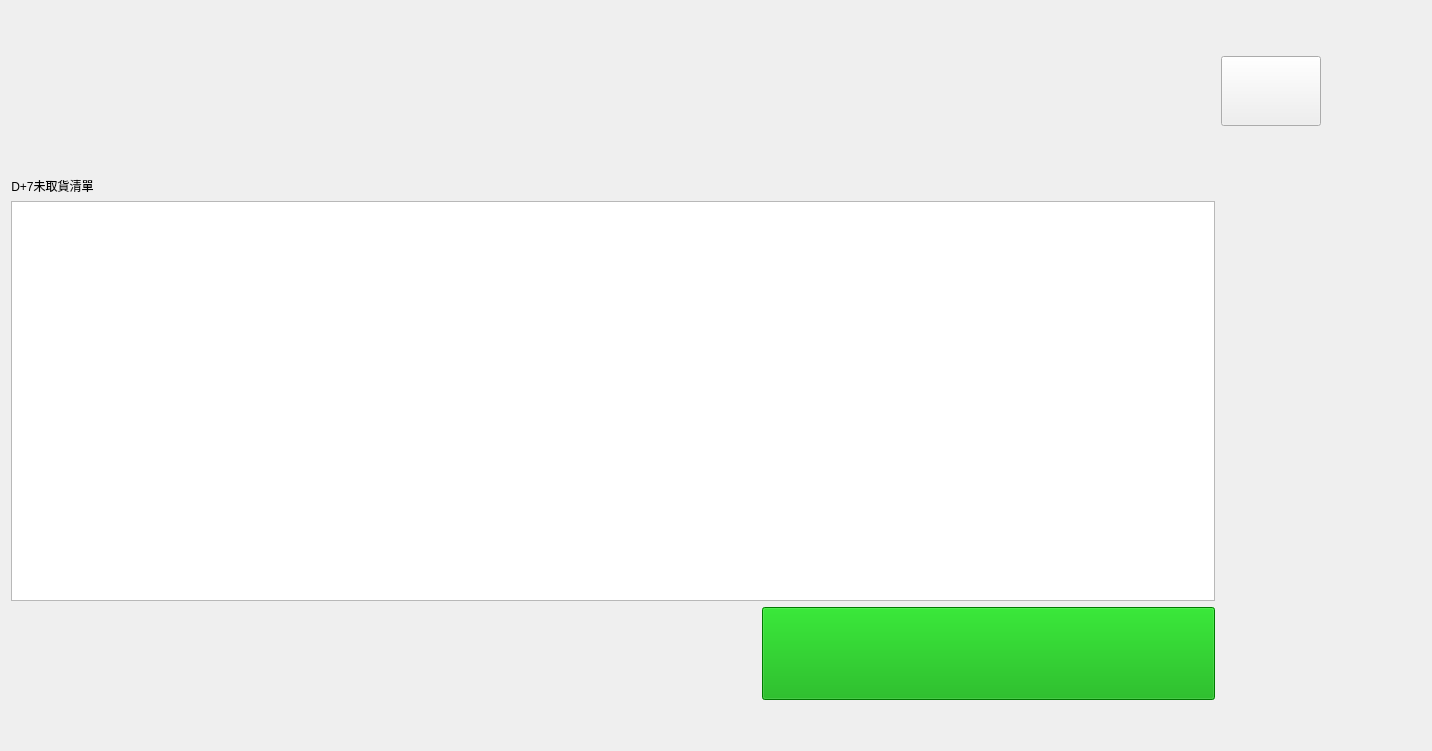
    <widget class="QWidget" name="page_take_sevenday">
     <property name="styleSheet">
      <string notr="true">QWidget#page_take_sevenday{background-image: url(:/pics/customerTakePage_background.png);}

</string>
     </property>
     <layout class="QGridLayout" name="gridLayout_9">
      <item row="1" column="0">
       <widget class="QLabel" name="label_sevenday_title">
        <property name="maximumSize">
         <size>
          <width>1400</width>
          <height>100</height>
         </size>
        </property>
        <property name="styleSheet">
         <string notr="true">font: 48pt &quot;Microsoft JhengHei&quot;;</string>
        </property>
        <property name="text">
         <string>D+7未取貨清單</string>
        </property>
        <property name="alignment">
         <set>Qt::AlignCenter</set>
        </property>
       </widget>
      </item>
      <item row="0" column="0">
       <spacer name="verticalSpacer_8">
        <property name="orientation">
         <enum>Qt::Vertical</enum>
        </property>
        <property name="sizeType">
         <enum>QSizePolicy::Fixed</enum>
        </property>
        <property name="sizeHint" stdset="0">
         <size>
          <width>20</width>
          <height>160</height>
         </size>
        </property>
       </spacer>
      </item>
      <item row="3" column="2">
       <widget class="QPushButton" name="btn_take_sevenday_take">
        <property name="minimumSize">
         <size>
          <width>453</width>
          <height>93</height>
         </size>
        </property>
        <property name="maximumSize">
         <size>
          <width>170</width>
          <height>100</height>
         </size>
        </property>
        <property name="styleSheet">
         <string notr="true">font:  28pt &quot;Microsoft JhengHei&quot;;
color: rgb(255, 255, 255);
background-color: rgb(0, 170, 0);
/*border-image: url(:/pics/pick-1.png);*/</string>
        </property>
        <property name="text">
         <string/>
        </property>
       </widget>
      </item>
      <item row="2" column="0" colspan="3">
       <widget class="QTableView" name="table_servenday_list">
        <property name="sizePolicy">
         <sizepolicy hsizetype="Expanding" vsizetype="Preferred">
          <horstretch>0</horstretch>
          <verstretch>0</verstretch>
         </sizepolicy>
        </property>
        <property name="minimumSize">
         <size>
          <width>1000</width>
          <height>400</height>
         </size>
        </property>
        <property name="maximumSize">
         <size>
          <width>1980</width>
          <height>16777215</height>
         </size>
        </property>
        <property name="styleSheet">
         <string notr="true">font: 36pt &quot;Microsoft JhengHei&quot;;</string>
        </property>
       </widget>
      </item>
      <item row="0" column="3">
       <widget class="QPushButton" name="btn_take_sevenday_back">
        <property name="sizePolicy">
         <sizepolicy hsizetype="Fixed" vsizetype="Fixed">
          <horstretch>0</horstretch>
          <verstretch>0</verstretch>
         </sizepolicy>
        </property>
        <property name="minimumSize">
         <size>
          <width>100</width>
          <height>70</height>
         </size>
        </property>
        <property name="maximumSize">
         <size>
          <width>100</width>
          <height>70</height>
         </size>
        </property>
        <property name="layoutDirection">
         <enum>Qt::LeftToRight</enum>
        </property>
        <property name="styleSheet">
         <string notr="true">border-image: url(:/pics/btn_backHome.png);</string>
        </property>
        <property name="text">
         <string/>
        </property>
       </widget>
      </item>
      <item row="2" column="3">
       <spacer name="horizontalSpacer_17">
        <property name="orientation">
         <enum>Qt::Horizontal</enum>
        </property>
        <property name="sizeType">
         <enum>QSizePolicy::Fixed</enum>
        </property>
        <property name="sizeHint" stdset="0">
         <size>
          <width>200</width>
          <height>2</height>
         </size>
        </property>
       </spacer>
      </item>
      <item row="3" column="1">
       <spacer name="horizontalSpacer_18">
        <property name="orientation">
         <enum>Qt::Horizontal</enum>
        </property>
        <property name="sizeHint" stdset="0">
         <size>
          <width>656</width>
          <height>20</height>
         </size>
        </property>
       </spacer>
      </item>
      <item row="4" column="2">
       <spacer name="verticalSpacer_9">
        <property name="orientation">
         <enum>Qt::Vertical</enum>
        </property>
        <property name="sizeType">
         <enum>QSizePolicy::Fixed</enum>
        </property>
        <property name="sizeHint" stdset="0">
         <size>
          <width>20</width>
          <height>40</height>
         </size>
        </property>
       </spacer>
      </item>
     </layout>
    </widget>
